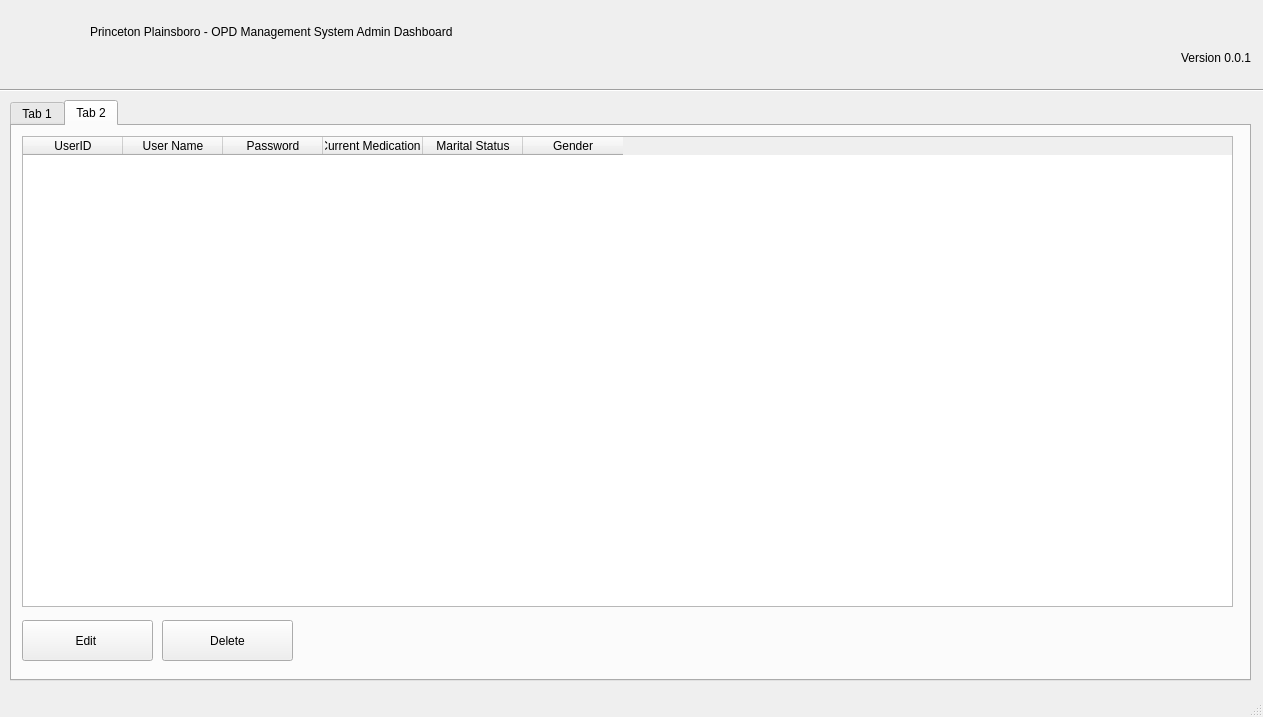
<?xml version="1.0" encoding="UTF-8"?>
<ui version="4.0">
 <class>MainWindow</class>
 <widget class="QMainWindow" name="MainWindow">
  <property name="geometry">
   <rect>
    <x>0</x>
    <y>0</y>
    <width>1263</width>
    <height>717</height>
   </rect>
  </property>
  <property name="windowTitle">
   <string>MainWindow</string>
  </property>
  <property name="styleSheet">
   <string notr="true">font: 10pt &quot;Space Grotesk Light&quot;;</string>
  </property>
  <widget class="QWidget" name="centralwidget">
   <widget class="Line" name="line">
    <property name="geometry">
     <rect>
      <x>0</x>
      <y>80</y>
      <width>1271</width>
      <height>21</height>
     </rect>
    </property>
    <property name="orientation">
     <enum>Qt::Horizontal</enum>
    </property>
   </widget>
   <widget class="QLabel" name="label">
    <property name="geometry">
     <rect>
      <x>10</x>
      <y>10</y>
      <width>71</width>
      <height>71</height>
     </rect>
    </property>
    <property name="text">
     <string/>
    </property>
    <property name="textFormat">
     <enum>Qt::RichText</enum>
    </property>
    <property name="pixmap">
     <pixmap>../resources/Images/clothing.png</pixmap>
    </property>
    <property name="scaledContents">
     <bool>true</bool>
    </property>
   </widget>
   <widget class="QLabel" name="label_2">
    <property name="geometry">
     <rect>
      <x>90</x>
      <y>10</y>
      <width>1161</width>
      <height>71</height>
     </rect>
    </property>
    <property name="styleSheet">
     <string notr="true">font: 16pt &quot;Space Grotesk Light&quot;;</string>
    </property>
    <property name="text">
     <string>&lt;html&gt;&lt;head/&gt;&lt;body&gt;&lt;p&gt;Princeton Plainsboro - OPD Management System Admin Dashboard&lt;/p&gt;&lt;p align=&quot;right&quot;&gt;&lt;span style=&quot; font-size:9pt;&quot;&gt;Version 0.0.1&lt;/span&gt;&lt;/p&gt;&lt;/body&gt;&lt;/html&gt;</string>
    </property>
   </widget>
   <widget class="QTabWidget" name="tabWidget">
    <property name="geometry">
     <rect>
      <x>10</x>
      <y>100</y>
      <width>1241</width>
      <height>581</height>
     </rect>
    </property>
    <property name="currentIndex">
     <number>1</number>
    </property>
    <widget class="QWidget" name="tab">
     <attribute name="title">
      <string>Tab 1</string>
     </attribute>
     <widget class="QTableWidget" name="tableWidget">
      <property name="geometry">
       <rect>
        <x>10</x>
        <y>10</y>
        <width>1211</width>
        <height>471</height>
       </rect>
      </property>
      <column>
       <property name="text">
        <string>UserID</string>
       </property>
      </column>
      <column>
       <property name="text">
        <string>User Name</string>
       </property>
      </column>
      <column>
       <property name="text">
        <string>Password</string>
       </property>
      </column>
      <column>
       <property name="text">
        <string>Current Medications</string>
       </property>
      </column>
      <column>
       <property name="text">
        <string>Marital Status</string>
       </property>
      </column>
      <column>
       <property name="text">
        <string>Gender</string>
       </property>
      </column>
     </widget>
     <widget class="QPushButton" name="pushButton">
      <property name="geometry">
       <rect>
        <x>10</x>
        <y>494</y>
        <width>131</width>
        <height>41</height>
       </rect>
      </property>
      <property name="text">
       <string>Edit </string>
      </property>
     </widget>
     <widget class="QPushButton" name="pushButton_2">
      <property name="geometry">
       <rect>
        <x>150</x>
        <y>494</y>
        <width>131</width>
        <height>41</height>
       </rect>
      </property>
      <property name="text">
       <string>Delete</string>
      </property>
     </widget>
    </widget>
    <widget class="QWidget" name="tab_2">
     <attribute name="title">
      <string>Tab 2</string>
     </attribute>
     <widget class="QTableWidget" name="tableWidget_2">
      <property name="geometry">
       <rect>
        <x>10</x>
        <y>10</y>
        <width>1211</width>
        <height>471</height>
       </rect>
      </property>
      <column>
       <property name="text">
        <string>UserID</string>
       </property>
      </column>
      <column>
       <property name="text">
        <string>User Name</string>
       </property>
      </column>
      <column>
       <property name="text">
        <string>Password</string>
       </property>
      </column>
      <column>
       <property name="text">
        <string>Current Medications</string>
       </property>
      </column>
      <column>
       <property name="text">
        <string>Marital Status</string>
       </property>
      </column>
      <column>
       <property name="text">
        <string>Gender</string>
       </property>
      </column>
     </widget>
     <widget class="QPushButton" name="pushButton_5">
      <property name="geometry">
       <rect>
        <x>10</x>
        <y>494</y>
        <width>131</width>
        <height>41</height>
       </rect>
      </property>
      <property name="text">
       <string>Edit </string>
      </property>
     </widget>
     <widget class="QPushButton" name="pushButton_6">
      <property name="geometry">
       <rect>
        <x>150</x>
        <y>494</y>
        <width>131</width>
        <height>41</height>
       </rect>
      </property>
      <property name="text">
       <string>Delete</string>
      </property>
     </widget>
    </widget>
   </widget>
  </widget>
  <widget class="QStatusBar" name="statusbar"/>
 </widget>
 <resources/>
 <connections/>
</ui>
